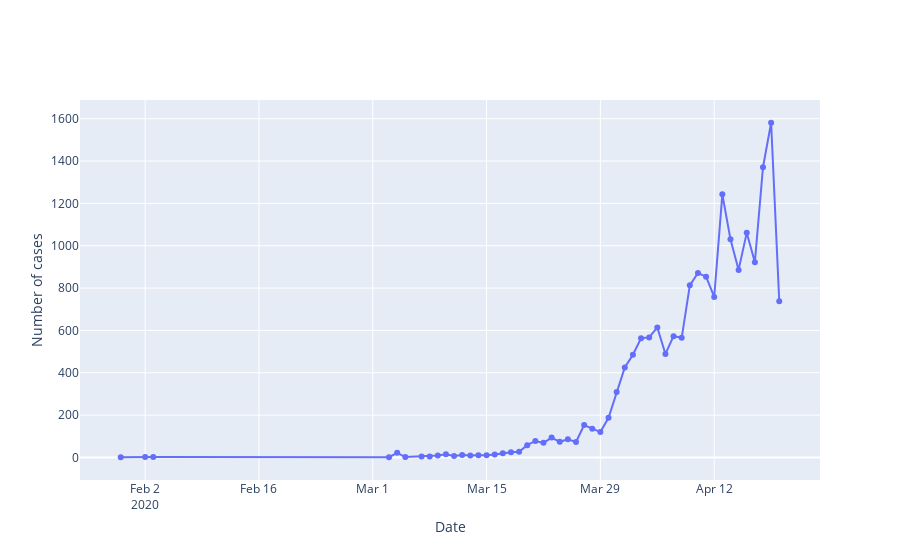

Write notebook code for a chart like this one.
### Code cell
fig=go.Figure(data=data, layout=layout)
fig.show()
